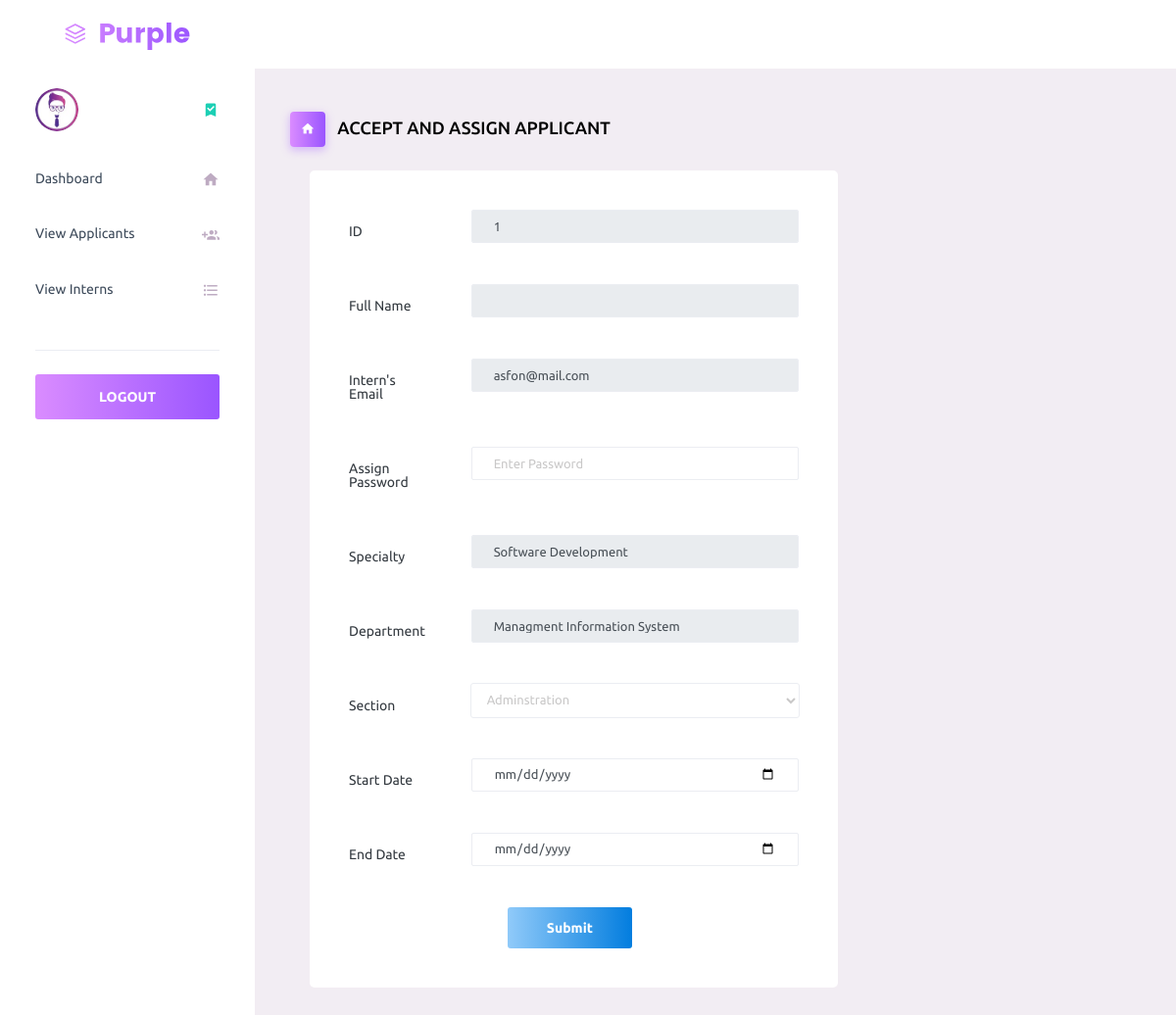
Screenshot of /intern/assign.php?id=1 with the database file from the repository.
### tables this page shows
CREATE TABLE `students` (
  `ID` int(50) NOT NULL,
  `firstname` varchar(150) NOT NULL,
  `lastname` varchar(150) NOT NULL,
  `gender` varchar(50) NOT NULL,
  `dob` date NOT NULL,
  `nationality` varchar(200) NOT NULL,
  `number` varchar(50) NOT NULL,
  `email` varchar(50) NOT NULL,
  `resaddress` varchar(250) NOT NULL,
  `school` varchar(250) NOT NULL,
  `course` varchar(150) NOT NULL,
  `level` varchar(50) NOT NULL,
  `specialty` varchar(150) NOT NULL,
  `caretaker` varchar(50) NOT NULL,
  `fullname` varchar(250) NOT NULL,
  `pgender` varchar(50) NOT NULL,
  `pemail` varchar(50) NOT NULL,
  `pnumber` varchar(50) NOT NULL,
  `presaddress` varchar(250) NOT NULL,
  `createdDate` datetime DEFAULT current_timestamp() ON UPDATE current_timestamp()
);

### intern/assign.php (the view, shortened to what this page needs)
<?php
require 'dbconfig/config.php';
?>
<!DOCTYPE html>
<html lang="en">
<head>
  <link rel="stylesheet" href="vendors/iconfonts/mdi/css/materialdesignicons.min.css">
  <link rel="stylesheet" href="vendors/css/vendor.bundle.base.css">
  <link rel="stylesheet" href="css/style.css">
</head>
<body>
  <div class="container-scroller">
    <nav class="navbar default-layout-navbar col-lg-12 col-12 p-0 fixed-top d-flex flex-row">
      <div class="text-center navbar-brand-wrapper d-flex align-items-center justify-content-center">
        <a class="navbar-brand brand-logo" href="index.html"><img src="images/logo.svg" alt="logo"/></a>
      </div>
      <div class="navbar-menu-wrapper d-flex align-items-stretch">
      </div>
    </nav>
    <div class="container-fluid page-body-wrapper">
      <nav class="sidebar sidebar-offcanvas" id="sidebar">
        <ul class="nav">
          <li class="nav-item nav-profile">
            <a href="#" class="nav-link">
              <div class="nav-profile-image">
                <img src="images/faces/face1.jpg" alt="profile">
              </div>
              <i class="mdi mdi-bookmark-check text-success nav-profile-badge"></i>
            </a>
          </li>
          <li class="nav-item">
            <a class="nav-link" href="home1.php">
              <span class="menu-title">Dashboard</span>
              <i class="mdi mdi-home menu-icon"></i>
            </a>
          </li>
          <li class="nav-item">
            <a class="nav-link"  href="view_app.php" >
              <span class="menu-title">View Applicants</span>
              <i class="mdi mdi-account-multiple-plus menu-icon"></i>
            </a>
          </li>
          <li class="nav-item">
            <a class="nav-link" href="view_inter.php">
              <span class="menu-title">View Interns</span>
              <i class="mdi mdi-format-list-bulleted menu-icon"></i>
            </a>
          </li>
          <li class="nav-item sidebar-actions">
            <span class="nav-link">
              <div class="border-bottom">
              </div>
              <button name="logout" type="submit" class="btn btn-block btn-lg btn-gradient-primary mt-4">LOGOUT</button>
            </span>
          </li>
        </ul>
      </nav>
      <div class="main-panel">
        <div class="content-wrapper">
          <div class="page-header">
            <h3 class="page-title">
              <span class="page-title-icon bg-gradient-primary text-white mr-2">
                <i class="mdi mdi-home"></i>
              </span>
              ACCEPT AND ASSIGN APPLICANT
            </h3>
          </div>
              <div class="col-md-8 grid-margin stretch-card ">
              <div class="card">
                <div class="card-body ">
                <?php
if(isset($_GET['id'])):
$txt = $_GET['id'];
$result3 = mysqli_query($con, "select * from students where ID = \"$txt\"");
echo "<table>";
while($row = mysqli_fetch_assoc($result3)):
                ?>
                  <form class="form-control-lge" method="POST">
                  <div class="form-group row">
                      <label for="exampleInputUsername2" class="col-sm-3 col-form-label">ID</label>
                      <div class="col-sm-9">
                        <input type="text" class="form-control" value="<?php echo $row['ID']?>" name="id"  disabled/>
                      </div>
                    </div>
                    <div class="form-group row">
                      <label for="exampleInputUsername2" class="col-sm-3 col-form-label">Full Name</label>
                      <div class="col-sm-9">
                        <input type="text" class="form-control" value="<?php echo $row['fname']?>" name="fname"  disabled/>
                      </div>
                    </div>
                    <div class="form-group row">
                      <label for="exampleInputUsername2" class="col-sm-3 col-form-label">Intern's Email</label>
                      <div class="col-sm-9">
                        <input type="text" class="form-control" value="<?php echo $row['email']?>" name="email" disabled />
                      </div>
                    </div>
                    <div class="form-group row">
                      <label for="exampleInputUsername2" class="col-sm-3 col-form-label"> Assign Password</label>
                      <div class="col-sm-9">
                        <input type="text" class="form-control" name="password" placeholder="Enter Password" Required/>
                      </div>
                    </div>
                    <div class="form-group row">
                      <label for="exampleInputUsername2" class="col-sm-3 col-form-label"> Specialty</label>
                      <div class="col-sm-9">
                        <input type="text" class="form-control" value="<?php echo $row['specialty']?>" name="specialty" disabled />
                      </div>
                    </div>
                    <div class="form-group row">
                      <label for="exampleInputEmail2" class="col-sm-3 col-form-label">Department</label>
                      <div class="col-sm-9">
                        <input type="text" class="form-control"  placeholder="Email" Value="Managment Information System" name="depart" disabled/>
                      </div>
                    </div>
                    <div class="form-group row">
                      <label for="exampleInputEmail2" class="col-sm-3 col-form-label">Section</label>
                      <div class="col-sm-9">
                      <select name="section" class="form-control" >
                              <option>Adminstration</option>
                            </select>
                      </div>
                    </div>
                    <div class="form-group row">
                      <label for="exampleInputPassword2" class="col-sm-3 col-form-label">Start Date</label>
                      <div class="col-sm-9">
                      <input  class="form-control" name="sDate" type="date" placeholder="dd/mm/yyyy" Required/>
                      </div>
                    </div>
                    <div class="form-group row">
                      <label for="exampleInputConfirmPassword2" class="col-sm-3 col-form-label">End Date</label>
                      <div class="col-sm-9">
                      <input  class="form-control" name="eDate" type="date" placeholder="dd/mm/yyyy" Required/>
                      </div>
                    </div>
                  <center>
                    <button type="submit" class="btn btn-gradient-info mr-2" name="submit">Submit</button>
                </center>
                  </form>
                </div>
                <?php
endwhile;
endif;
?>
              </div>
            </div>
          </div>
      </div>
    </div>
  </div>
</body>
</html>

### rows the page displays
students: id "1", email "asfon@mail.com", specialty "Software Development"
